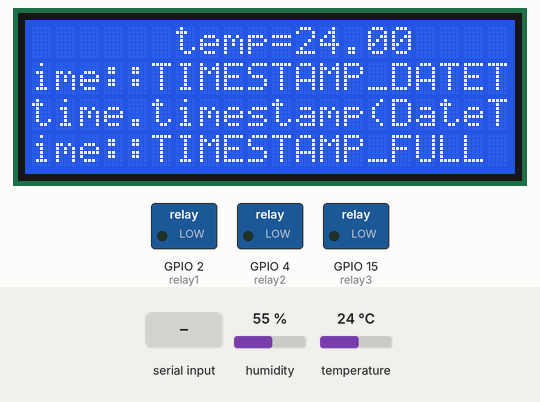
This sketch was run on a simulated ESP32. Parts: 20×4 character LCD, switched loads named in the sketch (green lamp = pin HIGH). Inputs (shaded band) come from the test bench; at power-on: temperature 24 °C, humidity 55 %. The local clock reads 2024-03-15 10:24:30 at power-on unless the sketch sets it; what the sketch prints to the serial monitor is not drawn.

Above: at 3.4 s.
3.5 s: "motor1 on\n" received over Serial
At 6.9 s:
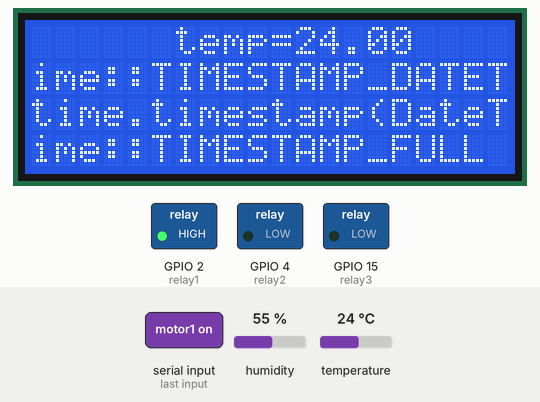
7.5 s: temperature set to 41 °C
At 11.6 s:
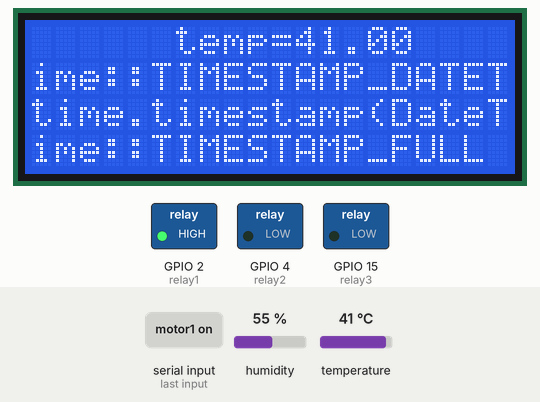
15.8 s: "motor2 on\n" received over Serial
At 18.6 s:
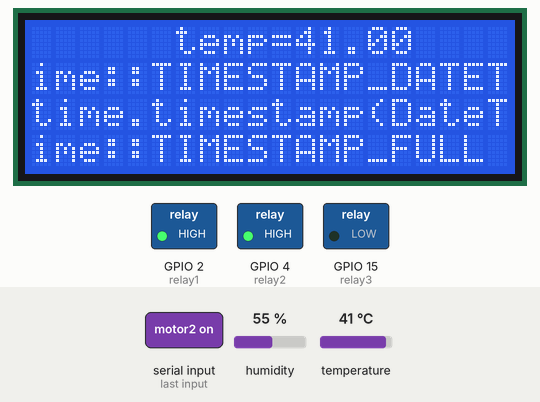
18.9 s: temperature set to 12 °C
At 23.4 s:
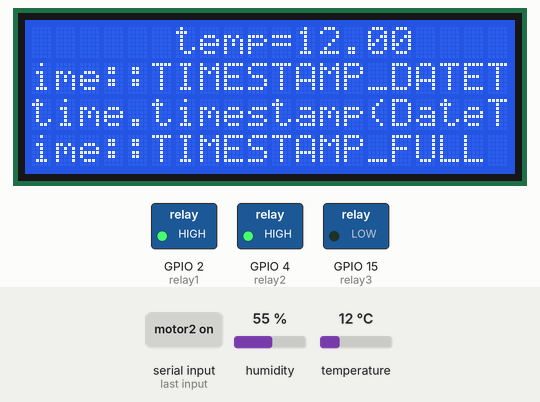
27.2 s: "motor1 off\n" received over Serial
At 29.2 s:
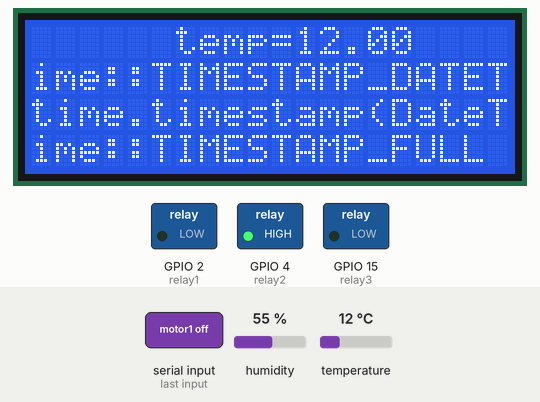
30.3 s: temperature set to 19 °C
Timing chart, 0 to 33.3 s (numbered marks = the images above; inputs shaded):
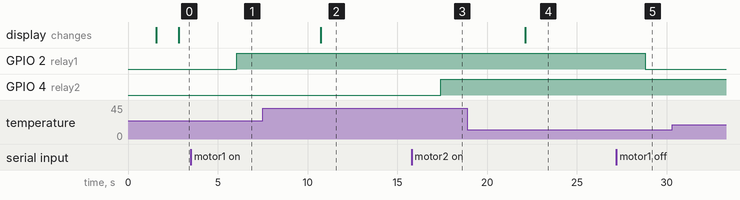

The sketch:

sketch.ino
```cpp
#include <LiquidCrystal_I2C.h>
#include <DHT.h>
#include <Wire.h>
#include "RTClib.h"
RTC_DS1307 rtc;
DHT dht(5, DHT22);
float temperature ;
float  humidity;
int counter;

LiquidCrystal_I2C lcd(0x27, 20, 4);

int relay1=2;
int relay2=4;
int relay3=15;
String data;
void setup() {
  Serial.begin(9600);
  lcd.init();
  lcd.backlight();
  pinMode(relay1,OUTPUT);
  pinMode(relay2,OUTPUT);
  pinMode(relay3,OUTPUT);
  lcd.setCursor(7,0);
  lcd.print("renu");
  lcd.setCursor(4,1);
  lcd.print("kavya");
  lcd.setCursor(3,2);
  lcd.print("sindhu");
  delay(1500);
  lcd.clear();
   if (! rtc.begin()) {
    Serial.println("Couldn't find RTC");
    Serial.flush();
    abort();
  }if (! rtc.isrunning()) {
    Serial.println("RTC is NOT running, let's set the time!");
    rtc.adjust(DateTime(F(__DATE__), F(__TIME__)));
  }
  }
void loop()
 {
   relaycontrol();
  htvalues();
  rtcstatus();
  }
  void relaycontrol()
 {
  if(Serial.available()>0)
  {
    data=Serial.readString();
    Serial.println(data);
    data.trim();

    if(data== "motor1 on")
    {
      digitalWrite(relay1, HIGH);
    }
    if(data=="motor1 off")
    {
      digitalWrite(relay1, LOW);
    }
     if(data== "motor2 on")
    {
      digitalWrite(relay2, HIGH);
    }
    if(data=="motor2 off")
    {
      digitalWrite(relay2, LOW);
    }
     if(data== "motor3 on")
    {
      digitalWrite(relay3, HIGH);
    }
    if(data=="motor3 off")
    {
      digitalWrite(relay3, LOW);
    }

  }
}
void htvalues()
{

   temperature  = dht.readTemperature();
  humidity     = dht.readHumidity();
  Serial.println("Data: "+ String(counter));
  // Print the values of temperature in Celsus
  Serial.print("Temperatue:\t");
  Serial.print(dht.readTemperature(false));
  Serial.println("C");
   // Print the values of temperature in Fahrenheit
  Serial.print("Temperatue:\t");
  Serial.print(dht.readTemperature(true));
  Serial.println("F");
  // print Humidity in perscent
  Serial.println("Humidity: \t"+String(humidity)+ "%");
  // Print the values of the heat Index for both Units
  Serial.print("Heat Index In Celsus: ");
  Serial.println(dht.computeHeatIndex(temperature, humidity, false));

  Serial.print("Heat Index In Fahrenheit: ");
  Serial.println(dht.computeHeatIndex(temperature, humidity, true));
  Serial.println(" ");
  delay(1000);
  lcd.setCursor(6,0);
  lcd.print("temp=");
  lcd.print(temperature);
  lcd.setCursor(6,1);
  lcd.print("hum=");
  lcd.print(humidity); // this speeds up the simulation
  counter++;
}
void rtcstatus()
{
   DateTime time = rtc.now();

 //Full Timestamp
 Serial.println(String("DateTime::TIMESTAMP_FULL:\t")+time.timestamp(DateTime::TIMESTAMP_FULL));
 //Date Only
 Serial.println(String("DateTime::TIMESTAMP_DATE:\t")+time.timestamp(DateTime::TIMESTAMP_DATE));
 //Full Timestamp
 Serial.println(String("DateTime::TIMESTAMP_TIME:\t")+time.timestamp(DateTime::TIMESTAMP_TIME));
 Serial.println("\n");
 lcd.setCursor(0,1);
  lcd.print("time.timestamp(DateTime::TIMESTAMP_FULL");
  lcd.setCursor(0,2);
  lcd.print("time.timestamp(DateTime::TIMESTAMP_DATE");

 //Delay 5s
 delay(500);
}
```

Measured:
- after the input at 3.5 s, GPIO 2 (relay1): LOW → HIGH after 2.5 s
- after the input at 7.5 s, the display: changes after 3.2 s (image 2)
- after the input at 15.8 s, GPIO 4 (relay2): LOW → HIGH after 1.6 s
- after the input at 18.9 s, the display: changes after 3.2 s (image 4)
- after the input at 27.2 s, GPIO 2 (relay1): HIGH → LOW after 1.6 s
